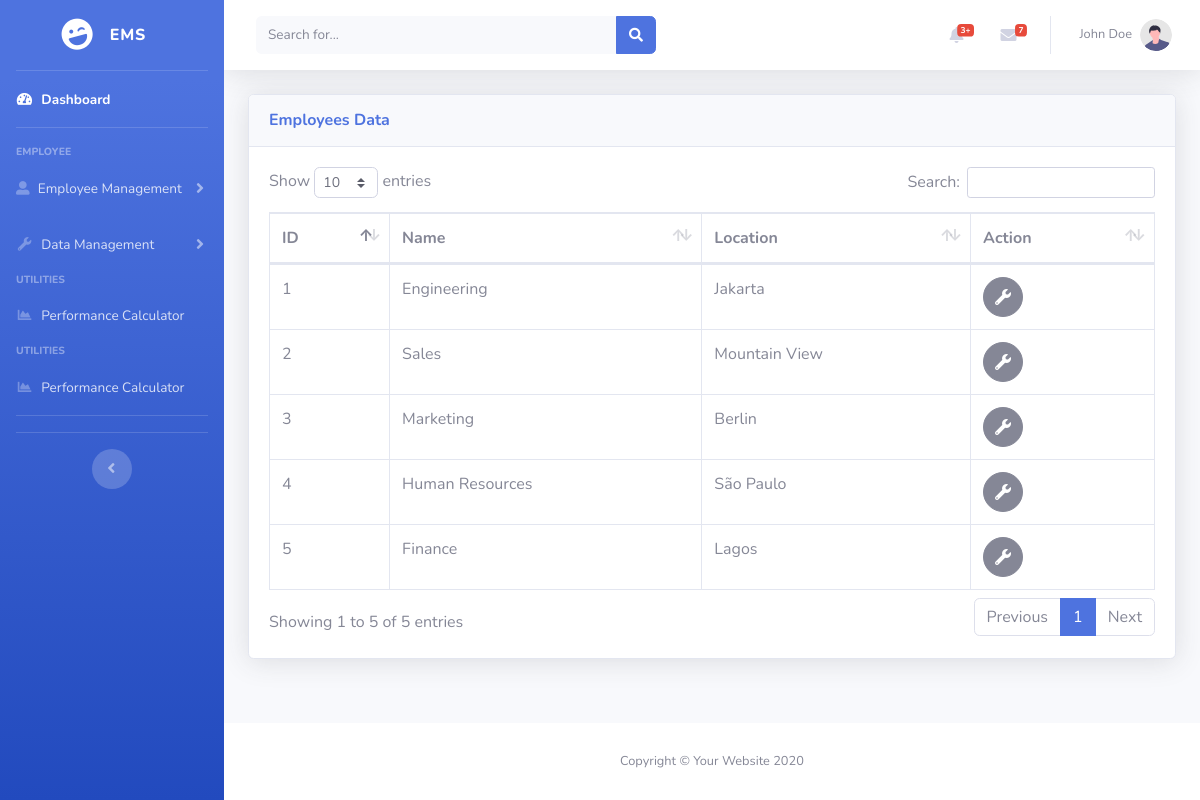
The app's page /tableDepartments.php (signed in) with its own data.
### tables this page shows
CREATE TABLE tbl_employees (
    id INT AUTO_INCREMENT PRIMARY KEY,
    first_name VARCHAR(25) NOT NULL,
    last_name VARCHAR(25) NOT NULL,
    gender VARCHAR(10),
    email VARCHAR(50),
    phone VARCHAR(20),
    hire_date DATE,
    salary INT,
    manager INT,
    job VARCHAR(10),
    department INT,
    FOREIGN KEY (manager) REFERENCES tbl_employees(id),
    FOREIGN KEY (job) REFERENCES tbl_jobs(id) ON DELETE SET NULL,
    FOREIGN KEY (department) REFERENCES tbl_departments(id) ON DELETE SET NULL
);

CREATE TABLE tbl_departments (
    id INT AUTO_INCREMENT PRIMARY KEY,
    name VARCHAR(30) NOT NULL,
    location INT,
    FOREIGN KEY (location) REFERENCES tbl_locations(id) ON DELETE SET NULL
);

CREATE TABLE tbl_locations (
    id INT AUTO_INCREMENT PRIMARY KEY,
    street_address VARCHAR(40),
    postal_code VARCHAR(12),
    city VARCHAR(30) NOT NULL,
    state_province VARCHAR(25),
    country CHAR(3),
    FOREIGN KEY (country) REFERENCES tbl_countries(id) ON DELETE SET NULL
);

### conn.php (called while the page is built, shortened)
<?php
function connection()
{
    $dbServer = 'localhost';
    $dbUser = 'root';
    $dbPass = '';
    $dbName = "company_db";
    $conn = mysqli_connect($dbServer, $dbUser, $dbPass);
    mysqli_select_db($conn, $dbName);
    return $conn;
}

### tableDepartments.php (the view, shortened to what this page needs)
<?php
include ('conn.php');
$idPengguna = $_SESSION['ID'];
$query = "SELECT * FROM tbl_employees WHERE id = '$idPengguna'";
$result = mysqli_query(connection(), $query);
$row = mysqli_fetch_assoc($result);
?>
<!DOCTYPE html>
<html lang="en">
<head>
    <link href="vendor/fontawesome-free/css/all.min.css" rel="stylesheet" type="text/css">
    <link href="css/sb-admin-2.min.css" rel="stylesheet">
    <link href="vendor/datatables/dataTables.bootstrap4.min.css" rel="stylesheet">
</head>
<body id="page-top">
    <div id="wrapper">
        <ul class="navbar-nav bg-gradient-primary sidebar sidebar-dark accordion" id="accordionSidebar">
            <a class="sidebar-brand d-flex align-items-center justify-content-center" href="index.php">
                <div class="sidebar-brand-icon rotate-n-15">
                    <i class="fas fa-laugh-wink"></i>
                </div>
                <div class="sidebar-brand-text mx-3">EMS</div>
            </a>
            <hr class="sidebar-divider my-0">
            <li class="nav-item active">
                <a class="nav-link" href="index.php">
                    <i class="fas fa-fw fa-tachometer-alt"></i>
                    <span>Dashboard</span></a>
            </li>
            <hr class="sidebar-divider">
            <div class="sidebar-heading">
                Employee
            </div>
            <li class="nav-item">
                <a class="nav-link collapsed" href="#" data-toggle="collapse" data-target="#collapseTwo"
                    aria-expanded="true" aria-controls="collapseTwo">
                    <i class="fas fa-user-alt"></i>
                    <span>Employee Management</span>
                </a>
            </li>
            <li class="nav-item">
                <a class="nav-link collapsed" href="#" data-toggle="collapse" data-target="#collapseUtilities"
                    aria-expanded="true" aria-controls="collapseUtilities">
                    <i class="fas fa-fw fa-wrench"></i>
                    <span>Data Management</span>
                </a>
            </li>
            <div class="sidebar-heading">
                Utilities
            </div>
            <li class="nav-item">
                <a class="nav-link" href="performance.php">
                    <i class="fas fa-fw fa-chart-area"></i>
                    <span>Performance Calculator</span></a>
            </li>
            <div class="sidebar-heading">
                Utilities
            </div>
            <li class="nav-item">
                <a class="nav-link" href="performance.php">
                    <i class="fas fa-fw fa-chart-area"></i>
                    <span>Performance Calculator</span></a>
            </li>
            <hr class="sidebar-divider">
            <hr class="sidebar-divider d-none d-md-block">
            <div class="text-center d-none d-md-inline">
                <button class="rounded-circle border-0" id="sidebarToggle"></button>
            </div>
        </ul>
        <div id="content-wrapper" class="d-flex flex-column">
            <div id="content">
                <nav class="navbar navbar-expand navbar-light bg-white topbar mb-4 static-top shadow">
                    <form
                        class="d-none d-sm-inline-block form-inline mr-auto ml-md-3 my-2 my-md-0 mw-100 navbar-search">
                        <div class="input-group">
                            <input type="text" class="form-control bg-light border-0 small" placeholder="Search for..."
                                aria-label="Search" aria-describedby="basic-addon2">
                            <div class="input-group-append">
                                <button class="btn btn-primary" type="button">
                                    <i class="fas fa-search fa-sm"></i>
                                </button>
                            </div>
                        </div>
                    </form>
                    <ul class="navbar-nav ml-auto">
                        <li class="nav-item dropdown no-arrow mx-1">
                            <a class="nav-link dropdown-toggle" href="#" id="alertsDropdown" role="button"
                                data-toggle="dropdown" aria-haspopup="true" aria-expanded="false">
                                <i class="fas fa-bell fa-fw"></i>
                                <span class="badge badge-danger badge-counter">3+</span>
                            </a>
                        </li>
                        <li class="nav-item dropdown no-arrow mx-1">
                            <a class="nav-link dropdown-toggle" href="#" id="messagesDropdown" role="button"
                                data-toggle="dropdown" aria-haspopup="true" aria-expanded="false">
                                <i class="fas fa-envelope fa-fw"></i>
                                <span class="badge badge-danger badge-counter">7</span>
                            </a>
                        </li>
                        <li class="nav-item dropdown no-arrow">
                            <a class="nav-link dropdown-toggle" href="#" id="userDropdown" role="button"
                                data-toggle="dropdown" aria-haspopup="true" aria-expanded="false">
                                <span
                                    class="mr-2 d-none d-lg-inline text-gray-600 small"><?php echo $row['first_name'] . " " . $row['last_name'] ?></span>
                                <img class="img-profile rounded-circle" src="img/undraw_profile.svg">
                            </a>
                        </li>
                    </ul>
                </nav>
                <div class="container-fluid">
                    <div class="card shadow mb-4">
                        <div class="card-header py-3">
                            <h6 class="m-0 font-weight-bold text-primary">Employees Data</h6>
                        </div>
                        <div class="card-body">
                            <div class="table-responsive">
                                <table class="table table-bordered" id="dataTable" width="100%" cellspacing="0">
                                    <thead>
                                        <tr>
                                            <th>ID</th>
                                            <th>Name</th>
                                            <th>Location</th>
                                            <th>Action</th>
                                        </tr>
                                    </thead>
                                    <?php
                                    $query = "SELECT d.id,d.name,l.city from tbl_departments d join tbl_locations l on d.location = l.id";
                                    $result = mysqli_query(connection(), $query);
                                    if ($result) {
                                        while ($row = mysqli_fetch_assoc($result)) {
                                            echo "<tr>";
                                            echo "<td>" . $row['id'] . "</td>";
                                            echo "<td>" . $row['name'] . "</td>";
                                            echo "<td>" . $row['city'] . "</td>";
                                            echo '<td><a href="handlerDepartments.php?id=' . $row['id'] . '" class="btn btn-secondary btn-circle"><i class="fas fa-fw fa-wrench"></i></a></td>';
                                            echo "</tr>";
                                        }
                                    } else {
                                        echo "<tr><td colspan='8'>No data found</td></tr>";
                                    }
                                    ?>
                                </table>
                            </div>
                        </div>
                    </div>
                </div>
            </div>
            <footer class="sticky-footer bg-white">
                <div class="container my-auto">
                    <div class="copyright text-center my-auto">
                        <span>Copyright &copy; Your Website 2020</span>
                    </div>
                </div>
            </footer>
        </div>
    </div>
</body>
</html>

### records on screen
tbl_employees: first_name "John", last_name "Doe"
tbl_departments: id "1", name "Engineering", location.city "Jakarta"
tbl_departments: id "2", name "Sales", location.city "Mountain View"
tbl_departments: id "3", name "Marketing", location.city "Berlin"
tbl_departments: id "4", name "Human Resources", location.city "São Paulo"
tbl_departments: id "5", name "Finance", location.city "Lagos"
